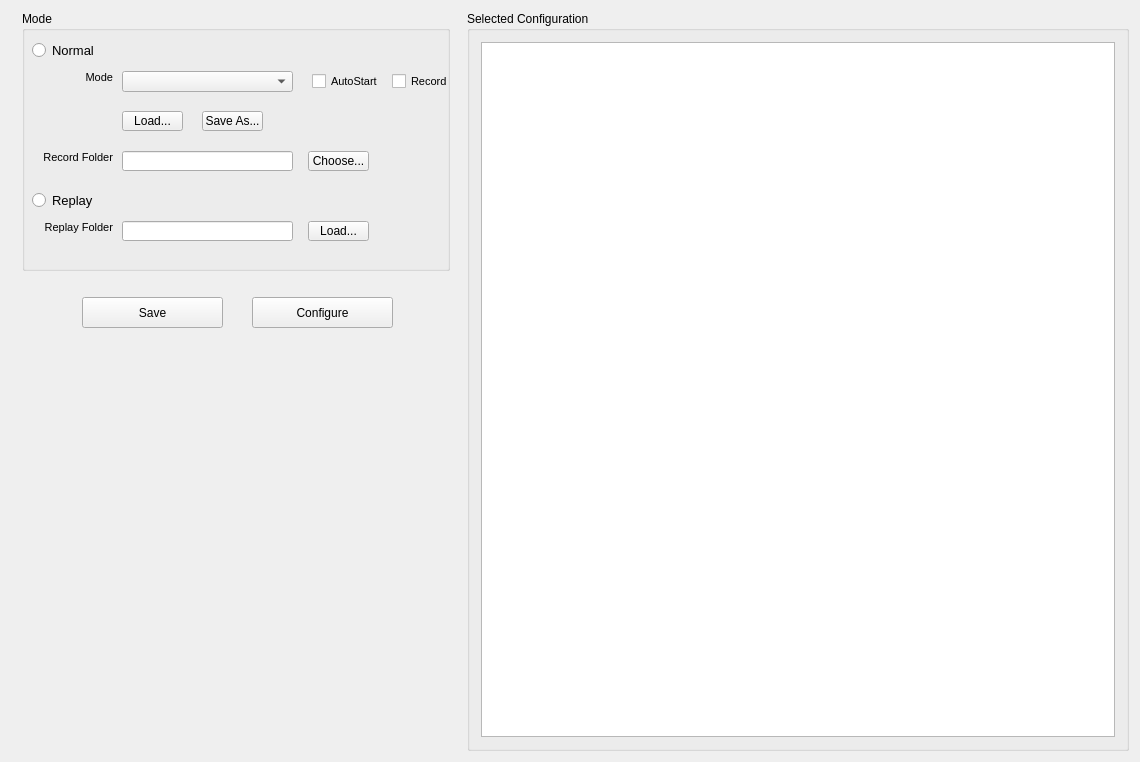
<ui version="4.0" >
 <class>_SwConfigurationManagerGuiClass</class>
 <widget class="QWidget" name="_SwConfigurationManagerGuiClass" >
  <property name="geometry" >
   <rect>
    <x>0</x>
    <y>0</y>
    <width>1140</width>
    <height>762</height>
   </rect>
  </property>
  <property name="sizePolicy" >
   <sizepolicy vsizetype="Expanding" hsizetype="Expanding" >
    <horstretch>0</horstretch>
    <verstretch>0</verstretch>
   </sizepolicy>
  </property>
  <property name="windowTitle" >
   <string>_SwConfigurationManagerGui</string>
  </property>
  <layout class="QHBoxLayout" name="horizontalLayout" >
   <item>
    <widget class="QWidget" native="1" name="widget_2" >
     <property name="sizePolicy" >
      <sizepolicy vsizetype="Expanding" hsizetype="Fixed" >
       <horstretch>0</horstretch>
       <verstretch>0</verstretch>
      </sizepolicy>
     </property>
     <property name="minimumSize" >
      <size>
       <width>450</width>
       <height>0</height>
      </size>
     </property>
     <property name="maximumSize" >
      <size>
       <width>450</width>
       <height>16777215</height>
      </size>
     </property>
     <layout class="QVBoxLayout" name="verticalLayout_2" >
      <property name="topMargin" >
       <number>0</number>
      </property>
      <property name="bottomMargin" >
       <number>0</number>
      </property>
      <item>
       <widget class="QGroupBox" name="GroupBoxMode" >
        <property name="sizePolicy" >
         <sizepolicy vsizetype="Fixed" hsizetype="Expanding" >
          <horstretch>0</horstretch>
          <verstretch>0</verstretch>
         </sizepolicy>
        </property>
        <property name="minimumSize" >
         <size>
          <width>0</width>
          <height>260</height>
         </size>
        </property>
        <property name="maximumSize" >
         <size>
          <width>450</width>
          <height>16777215</height>
         </size>
        </property>
        <property name="title" >
         <string>Mode</string>
        </property>
        <widget class="QRadioButton" name="radioButtonReplay" >
         <property name="geometry" >
          <rect>
           <x>10</x>
           <y>180</y>
           <width>84</width>
           <height>18</height>
          </rect>
         </property>
         <property name="font" >
          <font>
           <family>MS Shell Dlg 2</family>
           <pointsize>10</pointsize>
           <weight>50</weight>
           <italic>false</italic>
           <bold>false</bold>
           <underline>false</underline>
           <strikeout>false</strikeout>
          </font>
         </property>
         <property name="text" >
          <string>Replay</string>
         </property>
        </widget>
        <widget class="QRadioButton" name="radioButtonNormal" >
         <property name="geometry" >
          <rect>
           <x>10</x>
           <y>30</y>
           <width>84</width>
           <height>18</height>
          </rect>
         </property>
         <property name="font" >
          <font>
           <family>MS Shell Dlg 2</family>
           <pointsize>10</pointsize>
           <weight>50</weight>
           <italic>false</italic>
           <bold>false</bold>
           <underline>false</underline>
           <strikeout>false</strikeout>
          </font>
         </property>
         <property name="text" >
          <string>Normal</string>
         </property>
        </widget>
        <widget class="QWidget" native="1" name="widgetReplay" >
         <property name="geometry" >
          <rect>
           <x>20</x>
           <y>200</y>
           <width>411</width>
           <height>41</height>
          </rect>
         </property>
         <widget class="QToolButton" name="toolButtonLoadReplayFile" >
          <property name="geometry" >
           <rect>
            <x>266</x>
            <y>10</y>
            <width>61</width>
            <height>20</height>
           </rect>
          </property>
          <property name="text" >
           <string>Load...</string>
          </property>
         </widget>
         <widget class="QLineEdit" name="lineEditReplayFile" >
          <property name="geometry" >
           <rect>
            <x>80</x>
            <y>10</y>
            <width>171</width>
            <height>20</height>
           </rect>
          </property>
          <property name="readOnly" >
           <bool>true</bool>
          </property>
         </widget>
         <widget class="QLabel" name="labelRecordFile_3" >
          <property name="geometry" >
           <rect>
            <x>0</x>
            <y>10</y>
            <width>71</width>
            <height>20</height>
           </rect>
          </property>
          <property name="font" >
           <font>
            <family>MS Shell Dlg 2</family>
            <pointsize>8</pointsize>
            <weight>50</weight>
            <italic>false</italic>
            <bold>false</bold>
            <underline>false</underline>
            <strikeout>false</strikeout>
           </font>
          </property>
          <property name="text" >
           <string>Replay Folder</string>
          </property>
          <property name="alignment" >
           <set>Qt::AlignRight</set>
          </property>
         </widget>
        </widget>
        <widget class="QWidget" native="1" name="widgetNormal" >
         <property name="geometry" >
          <rect>
           <x>20</x>
           <y>50</y>
           <width>411</width>
           <height>121</height>
          </rect>
         </property>
         <widget class="QLabel" name="labelConfig" >
          <property name="geometry" >
           <rect>
            <x>0</x>
            <y>10</y>
            <width>71</width>
            <height>20</height>
           </rect>
          </property>
          <property name="font" >
           <font>
            <family>MS Shell Dlg 2</family>
            <pointsize>8</pointsize>
            <weight>50</weight>
            <italic>false</italic>
            <bold>false</bold>
            <underline>false</underline>
            <strikeout>false</strikeout>
           </font>
          </property>
          <property name="text" >
           <string>Mode</string>
          </property>
          <property name="alignment" >
           <set>Qt::AlignRight</set>
          </property>
         </widget>
         <widget class="QComboBox" name="comboBox" >
          <property name="geometry" >
           <rect>
            <x>80</x>
            <y>10</y>
            <width>171</width>
            <height>21</height>
           </rect>
          </property>
         </widget>
         <widget class="QToolButton" name="toolButtonLoadConfig" >
          <property name="geometry" >
           <rect>
            <x>80</x>
            <y>50</y>
            <width>61</width>
            <height>20</height>
           </rect>
          </property>
          <property name="text" >
           <string>Load...</string>
          </property>
         </widget>
         <widget class="QToolButton" name="toolButtonSaveAsConfig" >
          <property name="geometry" >
           <rect>
            <x>160</x>
            <y>50</y>
            <width>61</width>
            <height>20</height>
           </rect>
          </property>
          <property name="text" >
           <string>Save As...</string>
          </property>
         </widget>
         <widget class="QCheckBox" name="checkBoxRecord" >
          <property name="geometry" >
           <rect>
            <x>350</x>
            <y>10</y>
            <width>61</width>
            <height>20</height>
           </rect>
          </property>
          <property name="font" >
           <font>
            <family>MS Shell Dlg 2</family>
            <pointsize>8</pointsize>
            <weight>50</weight>
            <italic>false</italic>
            <bold>false</bold>
            <underline>false</underline>
            <strikeout>false</strikeout>
           </font>
          </property>
          <property name="layoutDirection" >
           <enum>Qt::LeftToRight</enum>
          </property>
          <property name="text" >
           <string>Record   </string>
          </property>
         </widget>
         <widget class="QWidget" native="1" name="widgetRecord" >
          <property name="geometry" >
           <rect>
            <x>0</x>
            <y>80</y>
            <width>411</width>
            <height>41</height>
           </rect>
          </property>
          <widget class="QToolButton" name="toolButtonLoadRecordFile" >
           <property name="geometry" >
            <rect>
             <x>266</x>
             <y>10</y>
             <width>61</width>
             <height>20</height>
            </rect>
           </property>
           <property name="text" >
            <string>Choose...</string>
           </property>
          </widget>
          <widget class="QLineEdit" name="lineEditRecordFile" >
           <property name="geometry" >
            <rect>
             <x>80</x>
             <y>10</y>
             <width>171</width>
             <height>20</height>
            </rect>
           </property>
           <property name="readOnly" >
            <bool>true</bool>
           </property>
          </widget>
          <widget class="QLabel" name="labelRecordFile_2" >
           <property name="geometry" >
            <rect>
             <x>0</x>
             <y>10</y>
             <width>71</width>
             <height>20</height>
            </rect>
           </property>
           <property name="font" >
            <font>
             <family>MS Shell Dlg 2</family>
             <pointsize>8</pointsize>
             <weight>50</weight>
             <italic>false</italic>
             <bold>false</bold>
             <underline>false</underline>
             <strikeout>false</strikeout>
            </font>
           </property>
           <property name="text" >
            <string>Record Folder</string>
           </property>
           <property name="alignment" >
            <set>Qt::AlignRight</set>
           </property>
          </widget>
         </widget>
         <widget class="QCheckBox" name="checkBoxAutoStart" >
          <property name="geometry" >
           <rect>
            <x>270</x>
            <y>10</y>
            <width>71</width>
            <height>20</height>
           </rect>
          </property>
          <property name="font" >
           <font>
            <family>MS Shell Dlg 2</family>
            <pointsize>8</pointsize>
            <weight>50</weight>
            <italic>false</italic>
            <bold>false</bold>
            <underline>false</underline>
            <strikeout>false</strikeout>
           </font>
          </property>
          <property name="layoutDirection" >
           <enum>Qt::LeftToRight</enum>
          </property>
          <property name="text" >
           <string>AutoStart</string>
          </property>
         </widget>
        </widget>
       </widget>
      </item>
      <item>
       <widget class="QWidget" native="1" name="widget" >
        <property name="sizePolicy" >
         <sizepolicy vsizetype="Expanding" hsizetype="Expanding" >
          <horstretch>0</horstretch>
          <verstretch>0</verstretch>
         </sizepolicy>
        </property>
        <property name="maximumSize" >
         <size>
          <width>450</width>
          <height>16777215</height>
         </size>
        </property>
        <widget class="QPushButton" name="pushButtonStop" >
         <property name="geometry" >
          <rect>
           <x>230</x>
           <y>20</y>
           <width>141</width>
           <height>31</height>
          </rect>
         </property>
         <property name="text" >
          <string>Configure</string>
         </property>
        </widget>
        <widget class="QPushButton" name="pushButtonStart" >
         <property name="geometry" >
          <rect>
           <x>60</x>
           <y>20</y>
           <width>141</width>
           <height>31</height>
          </rect>
         </property>
         <property name="text" >
          <string>Save</string>
         </property>
        </widget>
       </widget>
      </item>
     </layout>
    </widget>
   </item>
   <item>
    <widget class="QGroupBox" name="groupBoxCurrentConfig" >
     <property name="sizePolicy" >
      <sizepolicy vsizetype="Expanding" hsizetype="Expanding" >
       <horstretch>0</horstretch>
       <verstretch>0</verstretch>
      </sizepolicy>
     </property>
     <property name="title" >
      <string>Selected Configuration</string>
     </property>
     <layout class="QVBoxLayout" name="verticalLayout" >
      <item>
       <widget class="QTreeView" name="treeView" />
      </item>
     </layout>
    </widget>
   </item>
  </layout>
 </widget>
 <layoutdefault spacing="6" margin="11" />
 <resources/>
 <connections/>
</ui>
